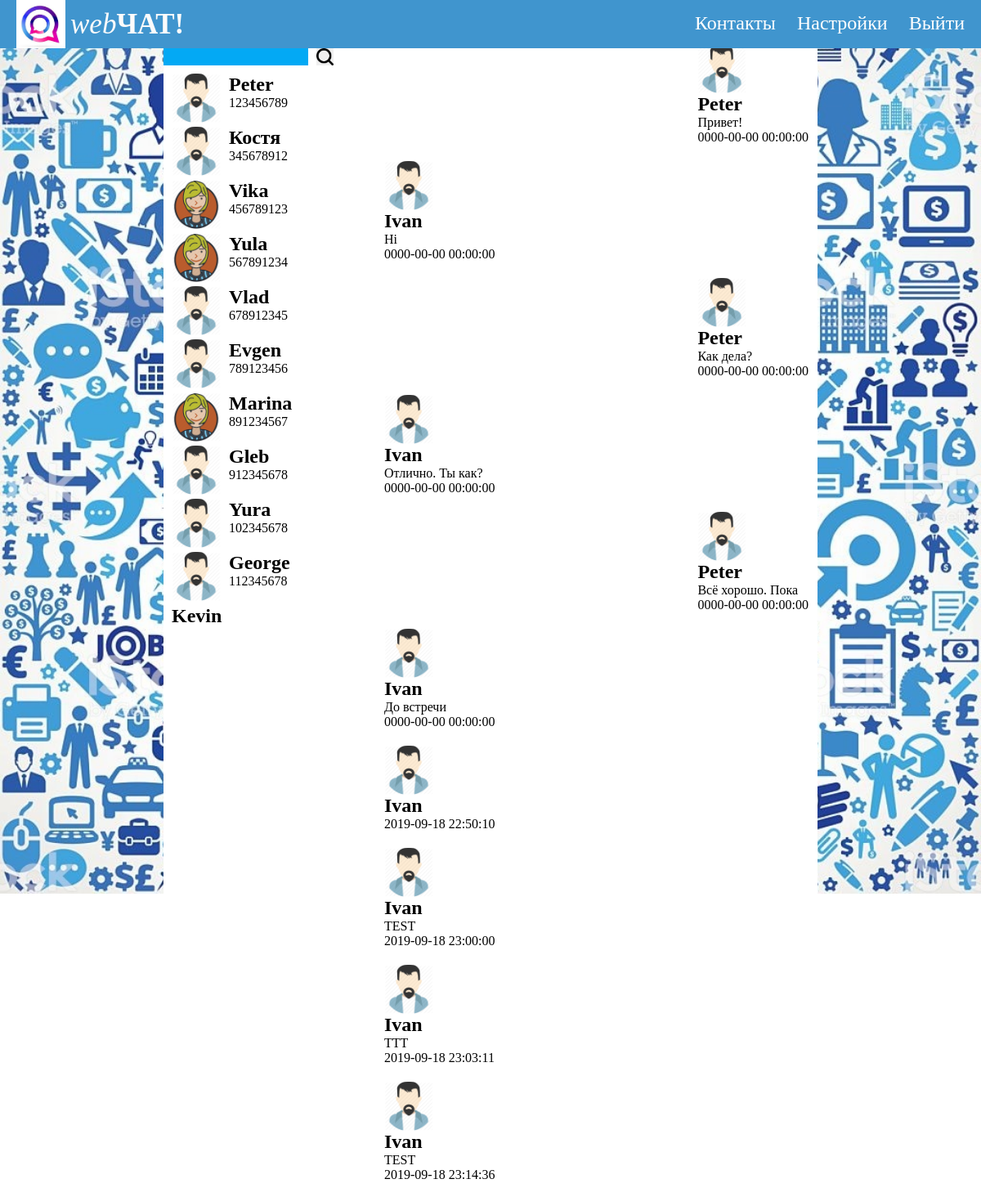
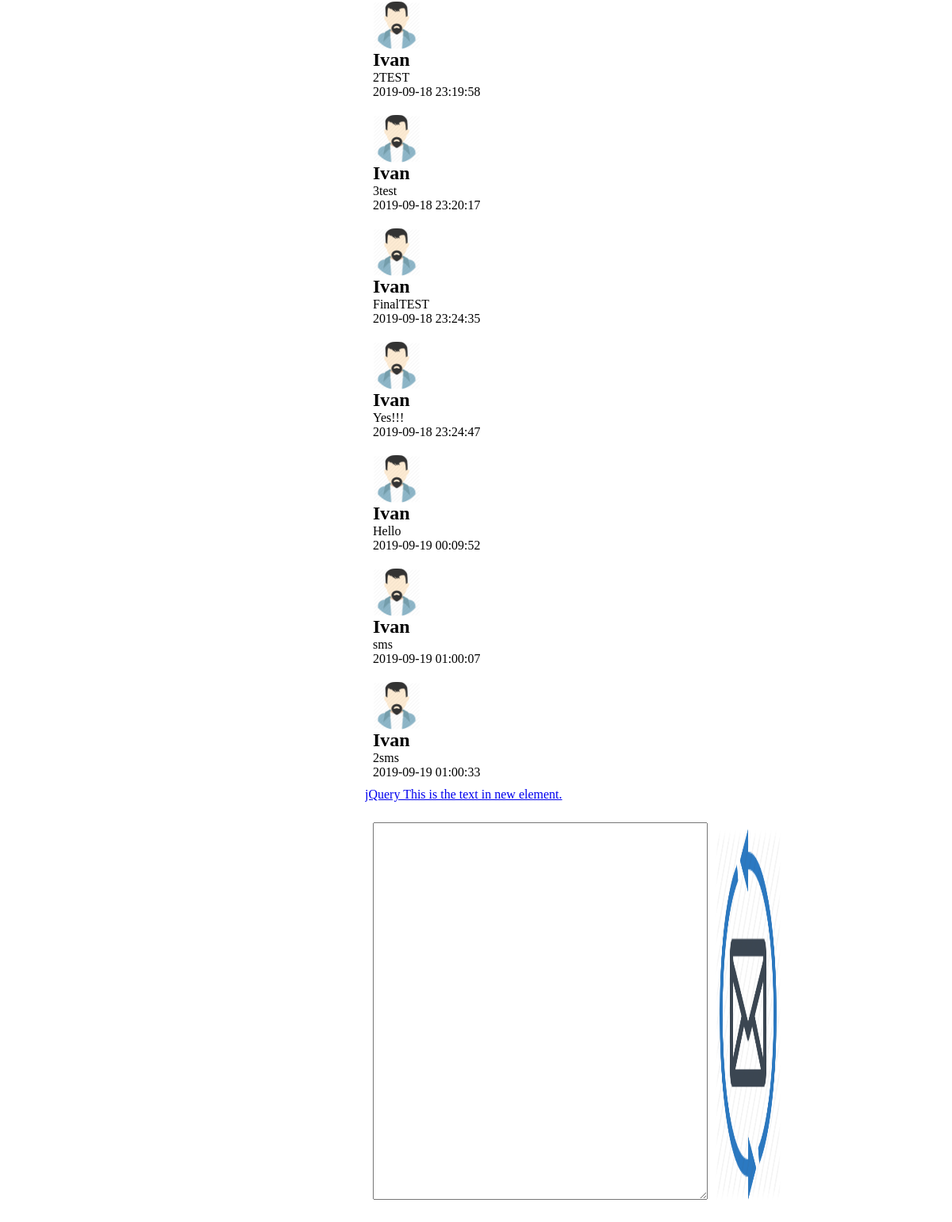
Screenshot of /chat.local/index.php?user=1 (signed in) with the database file from the repository (2 pictures, top to bottom).
### tables this page shows
CREATE TABLE `polzovateli` (
  `email` varchar(100) NOT NULL,
  `password` varchar(255) NOT NULL,
  `id` int(11) NOT NULL,
  `name` varchar(100) NOT NULL,
  `phone` varchar(20) NOT NULL,
  `photo` varchar(255) NOT NULL
);

CREATE TABLE `soobsheniya` (
  `id` int(11) NOT NULL,
  `kto_user_id` int(11) NOT NULL,
  `komu_user_id` int(11) NOT NULL,
  `text` text NOT NULL,
  `time` datetime NOT NULL DEFAULT current_timestamp()
);

### chat.local/modules/spisok-soobsheniy.php (the view)
<?php
if(isset($_GET["user"]) || isset($otpravlenno_polzovatel_id)){
	$id = null;
	if (isset($_GET["user"])){
		$id = $_GET["user"];
	} else {
		$id = $otpravlenno_polzovatel_id;
	}
	$sql = "SELECT * FROM soobsheniya " .
		"WHERE (komu_user_id=" . $id .
		" AND kto_user_id=" . $_COOKIE["polzovatel_id"] . ")" .
		" OR (komu_user_id=" . $_COOKIE["polzovatel_id"] . " AND kto_user_id=" . $id . ")";
	$result = mysqli_query($connect, $sql);
	$col_soobsheniy = mysqli_num_rows($result);
	$sql_2 = "SELECT * FROM polzovateli WHERE id = '$id'";
	$result_2 = mysqli_query($connect, $sql_2);
	$current_polzovatel = mysqli_fetch_assoc($result_2);
	$sql_3 = "SELECT * FROM polzovateli WHERE id = '" . $_COOKIE["polzovatel_id"] . "'";
	$result_3 = mysqli_query($connect, $sql_3);
	$autorised_polzovatel = mysqli_fetch_assoc($result_3);
	$i = 0;
	while ($i < $col_soobsheniy) {
				?>
					<?php
						$sms_polzovatel = mysqli_fetch_assoc($result);
			if($sms_polzovatel["kto_user_id"] == $_COOKIE["polzovatel_id"]){
					?>
				<ul>
					<li>
						<div class="avatar"><img src="<?php echo $autorised_polzovatel["photo"] ?>">
						</div>
						<h2><?php echo $autorised_polzovatel["name"] ?></h2>
						<p><?php echo $sms_polzovatel["text"] ?></p>
						<div><?php echo $sms_polzovatel["time"] ?></div>
					</li>
				</ul>
				<?php
			} else {
				?>
				<ul style="margin-left: 71%;">
					<li>
						<div class="avatar"><img src="<?php echo $current_polzovatel["photo"] ?>">
						</div>
						<h2><?php echo $current_polzovatel["name"] ?></h2>
						<p><?php echo $sms_polzovatel["text"] ?></p>
						<div><?php echo $sms_polzovatel["time"] ?></div>
					</li>
				</ul>
				<?php
			}
		$i++;
	}
}
?>

### chat.local/modules/spisok.php
<?php
$sql = "SELECT * FROM polzovateli";
$result = mysqli_query($connect, $sql);
$col_polzovateli = mysqli_num_rows($result);
?>
<ul>
<?php
	$i = 0;
	while($i < $col_polzovateli){
		$polzovatel = mysqli_fetch_assoc($result);
		if (isset($_COOKIE["polzovatel_id"])) {
			if ($polzovatel["id"] == $_COOKIE["polzovatel_id"]) {continue;}
			}
		echo "<li>";
			echo "<a href='/index.php?user=" . $polzovatel["id"] . "'>";
				if($polzovatel["photo"]) {
					echo "<div class=\"avatar\">
					<img src='" . $polzovatel["photo"] . "'>
					</div>";
				}
			echo "<h2>" . $polzovatel["name"] . "</h2>";
			if ($polzovatel["phone"]) {
				echo "<span>" . $polzovatel["phone"] . "</span>";
			}
			echo "</a>";
		echo "</li>";
	$i++;
	}
?>
</ul>

### chat.local/style.css (style rules this page uses)
body { margin: 0; background: url(images/bg.jpg) no-repeat; background-size: 100%; height: 100%; }
#spisok ul { list-style-type: none; margin: 0; padding: 0; width: 100%; }
#spisok ul .avatar img { width: 100%; }
#spisok ul .avatar { width: 60px; height: 60px; float: left; margin-right: 10px; }
#spisok ul li { position: relative; padding: 10px; width: calc(100% - 20px); }
#spisok ul a { text-decoration: none; color: black; }
#spisok li h2 { margin: 0; }
#soobsheniya ul { list-style: none; margin: 0; padding: 0; }
#soobsheniya ul .avatar { width: 60px; height: 60px; }
#soobsheniya ul .avatar img { width: 100%; height: 100%; }
#soobsheniya ul h2, #soobsheniya ul p { margin: 0; }
#soobsheniya ul li { position: relative; padding: 10px; }

### rows the page displays
polzovateli: photo (placeholder picture), name "Peter", phone "123456789"
polzovateli: photo (placeholder picture), name "Костя", phone "345678912"
polzovateli: photo (picture), name "Vika", phone "456789123"
polzovateli: photo (picture), name "Yula", phone "567891234"
polzovateli: photo (placeholder picture), name "Vlad", phone "678912345"
polzovateli: photo (placeholder picture), name "Evgen", phone "789123456"
polzovateli: photo (picture), name "Marina", phone "891234567"
polzovateli: photo (placeholder picture), name "Gleb", phone "912345678"
polzovateli: photo (placeholder picture), name "Yura", phone "102345678"
polzovateli: photo (placeholder picture), name "George", phone "112345678"
polzovateli: name "Kevin"
soobsheniya: polzovateli.photo (placeholder picture), text "Привет!", time "0000-00-00 00:00:00"
soobsheniya: polzovateli.photo (placeholder picture), text "Hi", time "0000-00-00 00:00:00"
polzovateli: name "Ivan"
soobsheniya: polzovateli.photo (placeholder picture), text "Как дела?", time "0000-00-00 00:00:00"
soobsheniya: polzovateli.photo (placeholder picture), text "Отлично. Ты как?", time "0000-00-00 00:00:00"
soobsheniya: polzovateli.photo (placeholder picture), text "Всё хорошо. Пока", time "0000-00-00 00:00:00"
soobsheniya: polzovateli.photo (placeholder picture), text "До встречи", time "0000-00-00 00:00:00"
soobsheniya: polzovateli.photo (placeholder picture), time "2019-09-18 22:50:10"
soobsheniya: polzovateli.photo (placeholder picture), text "TEST", time "2019-09-18 23:00:00"
soobsheniya: polzovateli.photo (placeholder picture), text "TTT", time "2019-09-18 23:03:11"
soobsheniya: polzovateli.photo (placeholder picture), text "TEST", time "2019-09-18 23:14:36"
soobsheniya: polzovateli.photo (placeholder picture), text "2TEST", time "2019-09-18 23:19:58"
soobsheniya: polzovateli.photo (placeholder picture), text "3test", time "2019-09-18 23:20:17"
soobsheniya: polzovateli.photo (placeholder picture), text "FinalTEST", time "2019-09-18 23:24:35"
soobsheniya: polzovateli.photo (placeholder picture), text "Yes!!!", time "2019-09-18 23:24:47"
soobsheniya: polzovateli.photo (placeholder picture), text "Hello", time "2019-09-19 00:09:52"
soobsheniya: polzovateli.photo (placeholder picture), text "sms", time "2019-09-19 01:00:07"
soobsheniya: polzovateli.photo (placeholder picture), text "2sms", time "2019-09-19 01:00:33"
